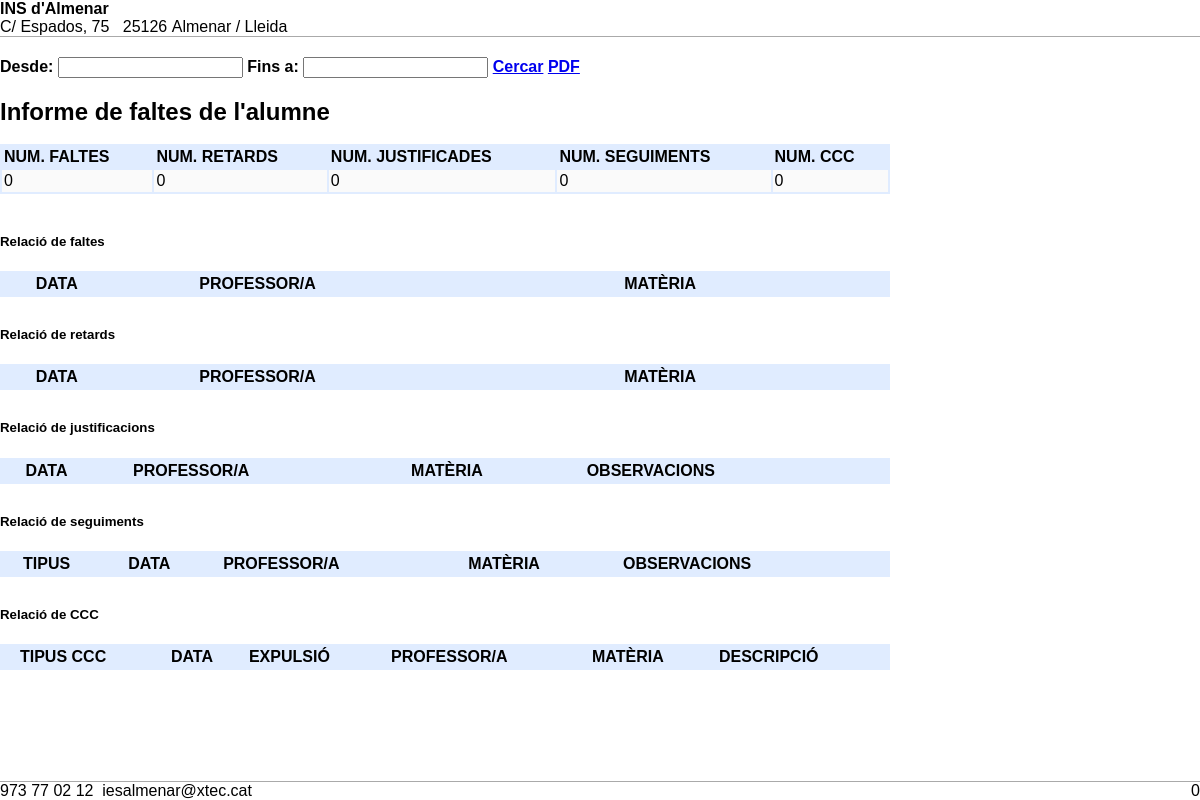
The page /tutoria/families/families_informe_see_ant.php on the database its author committed.
### tables this page shows
CREATE TABLE IF NOT EXISTS `dades_centre` (
  `iddades_centre` int(11) NOT NULL,
  `nom` varchar(300) NOT NULL,
  `adreca` varchar(300) NOT NULL,
  `cp` varchar(8) NOT NULL,
  `poblacio` varchar(200) NOT NULL,
  `tlf` varchar(40) NOT NULL,
  `fax` varchar(40) NOT NULL,
  `email` varchar(100) NOT NULL,
  `prof_env_sms` tinyint(4) NOT NULL DEFAULT '1'
);

### tutoria/func/generic.php (called while the page is built, shortened)
<?php
	include_once('func_alumnes.php');
	include_once('func_incidencies_alumne.php');
	include_once('func_ccc.php');
function getDadesCentre() {
    $sql = "SELECT * FROM dades_centre WHERE iddades_centre = 1";
    $rec = mysql_query($sql);
    $result = "";
    while($row = mysql_fetch_object($rec)) {
			$result = $row;
	}
    return $result;
}
?>

### tutoria/func/func_incidencies_alumne.php (called while the page is built, shortened)
<?php
function getTotalIncidenciasAlumne($idalumnes,$id_tipus_incidencia,$data_inici,$data_fi) {
	 $sql  = "SELECT ia.idalumnes, ia.id_tipus_incidencia, COUNT( ia.id_tipus_incidencia ) AS total ";
	 $sql .= "FROM incidencia_alumne ia ";
	 $sql .= "WHERE ia.idalumnes = ".$idalumnes." AND ia.id_tipus_incidencia=".$id_tipus_incidencia;
     $sql .= " AND ia.data BETWEEN '".$data_inici."' AND '".$data_fi."'";
	 $rec = mysql_query($sql);
     $count = 0;
     $result = "";
     while($row = mysql_fetch_object($rec)) {
			$count++;
			$result = $row;
	 }
	 if ($count == 0) {
	   return 0;
	 }
	 else {
       return $result->total;
	 }
  }
?>

### tutoria/func/func_ccc.php (called while the page is built, shortened)
<?php
function getTotalCCCAlumne($idalumne,$data_inici,$data_fi) {
	 $sql  = "SELECT COUNT(ccc_tp.id_falta) AS total ";
	 $sql .= "FROM ccc_taula_principal ccc_tp ";
	 $sql .= "WHERE ccc_tp.idalumne = ".$idalumne;
     $sql .= " AND ccc_tp.data BETWEEN '".$data_inici."' AND '".$data_fi."'";
	 $rec = mysql_query($sql);
     $count = 0;
     $result = "";
     while($row = mysql_fetch_object($rec)) {
			$count++;
			$result = $row;
	 }
	 if ($count == 0) {
	   return 0;
	 }
	 else {
       return $result->total;
	 }
  }
?>

### tutoria/families/families_informe_see_ant.php (the view, shortened to what this page needs)
<?php
  include_once('../func/generic.php');
  $data_inici = isset($_REQUEST['data_inici']) ? substr($_REQUEST['data_inici'],6,4)."-".substr($_REQUEST['data_inici'],3,2)."-".substr($_REQUEST['data_inici'],0,2) : '1989-1-1';
  $data_fi    = isset($_REQUEST['data_fi'])    ? substr($_REQUEST['data_fi'],6,4)."-".substr($_REQUEST['data_fi'],3,2)."-".substr($_REQUEST['data_fi'],0,2)          : '2189-1-1';
  if (! isset($c_alumne)) {
    $c_alumne = 0;
  }
  $mode_impresio  = isset($_REQUEST['mode_impresio']) ? $_REQUEST['mode_impresio'] : 0;
?>
<div id="header">
  <table>
    <tr>
      <td>
	  <b><?= getDadesCentre()->nom ?></b><br />
      <?= getDadesCentre()->adreca ?>&nbsp;&nbsp;
      <?= getDadesCentre()->cp ?>&nbsp;<?= getDadesCentre()->poblacio ?>
      </td>
      <td style="text-align: right;">
      </td>
    </tr>
  </table>
</div>
<div id="footer">
  <table>
    <tr>
      <td>
        <?= getDadesCentre()->tlf ?>&nbsp;&nbsp;<?= getDadesCentre()->email ?>
      </td>
      <td align="right">
  		<div class="page-number"></div>
      </td>
    </tr>
  </table>
</div>
 <?php
  	if (! $mode_impresio) {
  ?>
  <h4 style="margin-bottom:0px">
  <form id="ff" name="ff" method="post">
  Desde: <input id="data_inici" class="easyui-datebox" data-options="formatter:myformatter,parser:myparser"></input>
  Fins a: <input id="data_fi" class="easyui-datebox" data-options="formatter:myformatter,parser:myparser"></input>
  <a href="#" class="easyui-linkbutton" iconCls="icon-search" onclick="doSearch(<?=$c_alumne?>)">Cercar</a>
  <a href="#" class="easyui-linkbutton" iconCls="icon-print" onclick="javascript:imprimirInforme(<?=$c_alumne?>)">PDF</a>
  </form>
  </h4>
  <?php
  	}
  ?>
 <div id="resultDiv" style="width:890px;">
  <h2 style="margin-bottom:0px">
  Informe de faltes de l'alumne <a style=" color: #000066; border:0px dashed #CCCCCC; padding:2px 2px 2px 2px ">
  <?= getAlumne($c_alumne,TIPUS_nom_complet) ?></a>
  </h2>
 <br />
 <div class="right">
 <table>
    <tr>
        <td><strong>NUM. FALTES</strong></td>
        <td><strong>NUM. RETARDS</strong></td>
        <td><strong>NUM. JUSTIFICADES</strong></td>
        <td><strong>NUM. SEGUIMENTS</strong></td>
        <td><strong>NUM. CCC</strong></td>
    </tr>
    <tr>
        <td class='drop'><?=getTotalIncidenciasAlumne($c_alumne,TIPUS_FALTA_ALUMNE_ABSENCIA,$data_inici,$data_fi)?></td>
        <td class='drop'><?=getTotalIncidenciasAlumne($c_alumne,TIPUS_FALTA_ALUMNE_RETARD,$data_inici,$data_fi)?></td>
        <td class='drop'><?=getTotalIncidenciasAlumne($c_alumne,TIPUS_FALTA_ALUMNE_JUSTIFICADA,$data_inici,$data_fi)?></td>
        <td class='drop'><?=getTotalIncidenciasAlumne($c_alumne,TIPUS_FALTA_ALUMNE_SEGUIMENT,$data_inici,$data_fi)?></td>
        <td class='drop'><?=getTotalCCCAlumne($c_alumne,$data_inici,$data_fi)?></td>
    </tr>
 </table>
        <br />
        <h5>Relaci&oacute; de faltes</h5>
 		<table>
            <tr>
                <td>&nbsp;</td>
                <td><strong>DATA</strong></td>
                <td><strong>PROFESSOR/A</strong></td>
                <td><strong>MAT&Egrave;RIA</strong></td>
            </tr>
		</table>
        <h5>Relaci&oacute; de retards</h5>
 		<table>
            <tr>
                <td>&nbsp;</td>
                <td><strong>DATA</strong></td>
                <td><strong>PROFESSOR/A</strong></td>
                <td><strong>MAT&Egrave;RIA</strong></td>
            </tr>
		</table>
        <h5>Relaci&oacute; de justificacions</h5>
 		<table>
            <tr>
                <td>&nbsp;</td>
                <td><strong>DATA</strong></td>
                <td><strong>PROFESSOR/A</strong></td>
                <td><strong>MAT&Egrave;RIA</strong></td>
                <td><strong>OBSERVACIONS</strong></td>
            </tr>
		</table>
        <h5>Relaci&oacute; de seguiments</h5>
 		<table>
            <tr>
                <td>&nbsp;</td>
                <td><strong>TIPUS</strong></td>
                <td><strong>DATA</strong></td>
                <td><strong>PROFESSOR/A</strong></td>
                <td><strong>MAT&Egrave;RIA</strong></td>
                <td><strong>OBSERVACIONS</strong></td>
            </tr>
		</table>
        <h5>Relaci&oacute; de CCC</h5>
 		<table>
            <tr>
                <td>&nbsp;</td>
                <td><strong>TIPUS CCC</strong></td>
                <td><strong>DATA</strong></td>
                <td><strong>EXPULSI&Oacute;</strong></td>
                <td><strong>PROFESSOR/A</strong></td>
                <td><strong>MAT&Egrave;RIA</strong></td>
                <td><strong>DESCRIPCI&Oacute;</strong></td>
            </tr>
		</table>
 </div>
</div>

### tutoria/families/families_informe_see_ant.php (style rules this page uses)
#header, #footer { position: fixed; left: 0; right: 0; color: #aaa; font-size: 0.9em; }
#header { top: 0; border-bottom: 0.1pt solid #aaa; margin-bottom:15px; }
#footer { bottom: 0; border-top: 0.1pt solid #aaa; }
#header table, #footer table { width: 100%; border-collapse: collapse; border: none; }
#header td, #footer td { padding: 0; width: 50%; }
.page-number { text-align: right; }
.page-number:before { content: " " counter(page); }
.right { float:right; width:890px; }
.right table { background:#E0ECFF; width:100%; }
.right td { background:#fafafa; text-align:left; padding:2px; }
.right td { background:#E0ECFF; }
.right td.drop { background:#fafafa; }

### rows shown on the page
dades_centre: nom "INS d'Almenar", adreca "C/ Espados, 75", cp "25126", poblacio "Almenar / Lleida", tlf "973 77 02 12", email "iesalmenar@xtec.cat"

### other values the page prints
getTotalCCCAlumne($c_alumne,$data_inici,$data_fi) "0"
